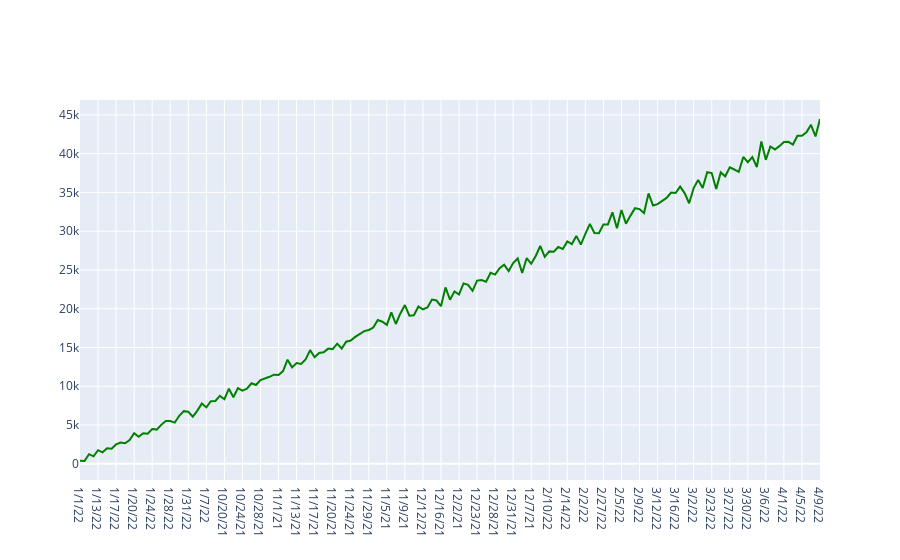

The notebook cell this image was saved under:
### Code cell
fig = go.Figure()
df=df[df['season']==2022]
    c=df.groupby('datetime').cd.apply(np.mean)
fig.add_trace(
    go.Scatter(x = c.index, 
#             y = d.groupby('datetime')['cd'].mean()/len(teams),
            y = c.values,
            mode = 'lines',
            line={'color': 'green'},
            name='Average',
            )
)
fig.show()

### Figure 1 — Plotly figure (JSON) as saved in the notebook; plotly's stock layout.template omitted (floating-point values rounded to 4 significant figures; data arrays with more than 128 entries replaced by an {"elided": "..."} marker saying what was removed)
{"data": [{"line": {"color": "green"}, "mode": "lines", "name": "Average", "type": "scatter", "x": {"elided": "165 str values"}, "y": {"elided": "165 float values"}}], "layout": {}}
